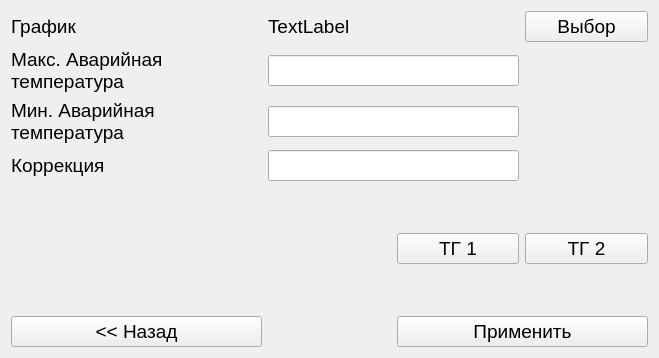
<?xml version="1.0" encoding="UTF-8"?>
<ui version="4.0">
 <class>TemperatureConfigFrame</class>
 <widget class="QWidget" name="TemperatureConfigFrame">
  <property name="geometry">
   <rect>
    <x>0</x>
    <y>0</y>
    <width>659</width>
    <height>358</height>
   </rect>
  </property>
  <property name="font">
   <font>
    <pointsize>14</pointsize>
   </font>
  </property>
  <property name="windowTitle">
   <string>Form</string>
  </property>
  <layout class="QGridLayout" name="gridLayout">
   <item row="6" column="3">
    <spacer name="verticalSpacer">
     <property name="orientation">
      <enum>Qt::Vertical</enum>
     </property>
     <property name="sizeHint" stdset="0">
      <size>
       <width>20</width>
       <height>40</height>
      </size>
     </property>
    </spacer>
   </item>
   <item row="1" column="2" colspan="2">
    <widget class="QClickableLineEdit" name="lineEdit"/>
   </item>
   <item row="0" column="0">
    <widget class="QLabel" name="label">
     <property name="text">
      <string>График</string>
     </property>
    </widget>
   </item>
   <item row="3" column="0" colspan="2">
    <widget class="QLabel" name="label_5">
     <property name="text">
      <string>Коррекция</string>
     </property>
    </widget>
   </item>
   <item row="0" column="2">
    <widget class="QLabel" name="label_2">
     <property name="text">
      <string>TextLabel</string>
     </property>
    </widget>
   </item>
   <item row="7" column="0" colspan="2">
    <widget class="QPushButton" name="btnReturn">
     <property name="text">
      <string>&lt;&lt; Назад</string>
     </property>
    </widget>
   </item>
   <item row="1" column="0" colspan="2">
    <widget class="QLabel" name="label_3">
     <property name="text">
      <string>Макс. Аварийная температура</string>
     </property>
     <property name="wordWrap">
      <bool>true</bool>
     </property>
    </widget>
   </item>
   <item row="2" column="2" colspan="2">
    <widget class="QClickableLineEdit" name="lineEdit_2"/>
   </item>
   <item row="3" column="2" colspan="2">
    <widget class="QClickableLineEdit" name="lineEdit_3"/>
   </item>
   <item row="0" column="4">
    <widget class="QPushButton" name="btnSelectGraph">
     <property name="text">
      <string>Выбор</string>
     </property>
    </widget>
   </item>
   <item row="2" column="0" colspan="2">
    <widget class="QLabel" name="label_4">
     <property name="text">
      <string>Мин. Аварийная температура</string>
     </property>
     <property name="wordWrap">
      <bool>true</bool>
     </property>
    </widget>
   </item>
   <item row="7" column="3" colspan="2">
    <widget class="QPushButton" name="btnAccept">
     <property name="text">
      <string>Применить</string>
     </property>
    </widget>
   </item>
   <item row="5" column="3">
    <widget class="QPushButton" name="pushButton_3">
     <property name="text">
      <string>ТГ 1</string>
     </property>
    </widget>
   </item>
   <item row="5" column="4">
    <widget class="QPushButton" name="pushButton_4">
     <property name="text">
      <string>ТГ 2</string>
     </property>
    </widget>
   </item>
   <item row="4" column="3">
    <spacer name="verticalSpacer_2">
     <property name="orientation">
      <enum>Qt::Vertical</enum>
     </property>
     <property name="sizeHint" stdset="0">
      <size>
       <width>20</width>
       <height>40</height>
      </size>
     </property>
    </spacer>
   </item>
  </layout>
 </widget>
 <customwidgets>
  <customwidget>
   <class>QClickableLineEdit</class>
   <extends>QLineEdit</extends>
   <header location="global">Controls/qclickablelineedit.h</header>
  </customwidget>
 </customwidgets>
 <resources/>
 <connections/>
</ui>
